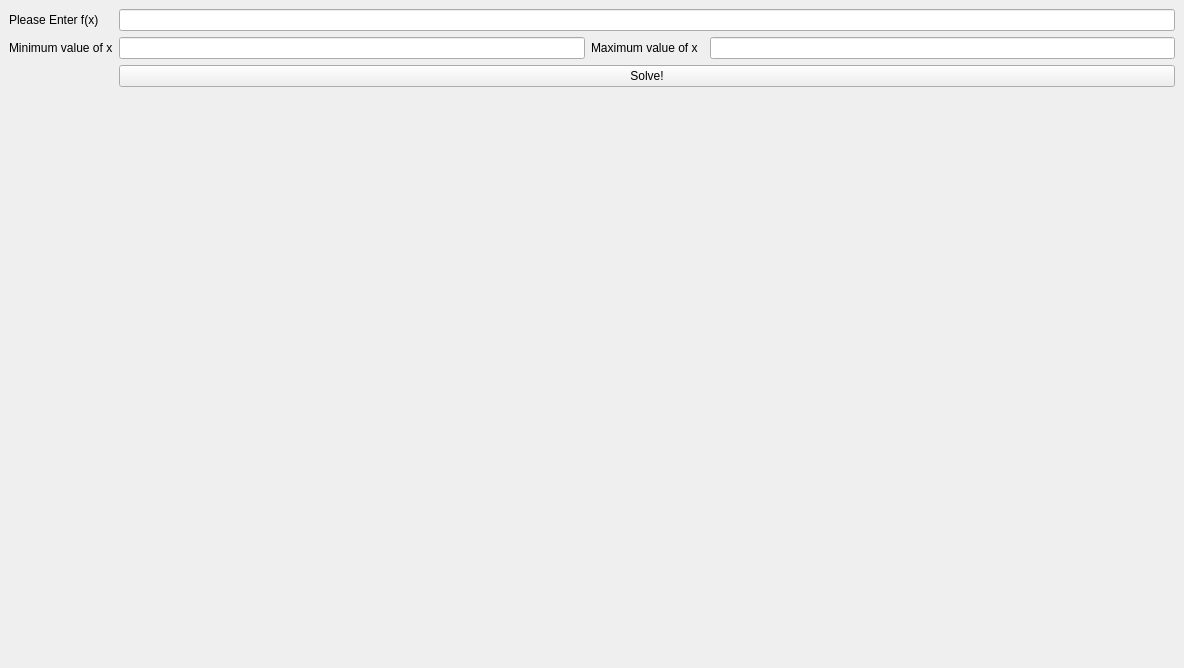
<?xml version="1.0" encoding="UTF-8"?>
<ui version="4.0">
 <class>MainWindow</class>
 <widget class="QMainWindow" name="MainWindow">
  <property name="geometry">
   <rect>
    <x>0</x>
    <y>0</y>
    <width>1184</width>
    <height>668</height>
   </rect>
  </property>
  <property name="windowTitle">
   <string>MainWindow</string>
  </property>
  <widget class="QWidget" name="centralwidget">
   <layout class="QGridLayout" name="gridLayout">
    <item row="6" column="4" colspan="4">
     <widget class="QCustomPlot" name="customPlot" native="true">
      <property name="sizePolicy">
       <sizepolicy hsizetype="Expanding" vsizetype="Expanding">
        <horstretch>0</horstretch>
        <verstretch>0</verstretch>
       </sizepolicy>
      </property>
     </widget>
    </item>
    <item row="5" column="4" colspan="4">
     <widget class="QPushButton" name="Solve">
      <property name="sizePolicy">
       <sizepolicy hsizetype="Preferred" vsizetype="Preferred">
        <horstretch>0</horstretch>
        <verstretch>0</verstretch>
       </sizepolicy>
      </property>
      <property name="text">
       <string>Solve!</string>
      </property>
     </widget>
    </item>
    <item row="4" column="4">
     <widget class="QLineEdit" name="minimumLine">
      <property name="sizePolicy">
       <sizepolicy hsizetype="Expanding" vsizetype="Preferred">
        <horstretch>0</horstretch>
        <verstretch>0</verstretch>
       </sizepolicy>
      </property>
     </widget>
    </item>
    <item row="4" column="7">
     <widget class="QLineEdit" name="maximumLine">
      <property name="sizePolicy">
       <sizepolicy hsizetype="Expanding" vsizetype="Preferred">
        <horstretch>0</horstretch>
        <verstretch>0</verstretch>
       </sizepolicy>
      </property>
     </widget>
    </item>
    <item row="4" column="0">
     <widget class="QLabel" name="minimumLabel">
      <property name="sizePolicy">
       <sizepolicy hsizetype="Maximum" vsizetype="Preferred">
        <horstretch>0</horstretch>
        <verstretch>0</verstretch>
       </sizepolicy>
      </property>
      <property name="text">
       <string>Minimum value of x</string>
      </property>
     </widget>
    </item>
    <item row="4" column="5">
     <widget class="QLabel" name="maximumLabel">
      <property name="sizePolicy">
       <sizepolicy hsizetype="Minimum" vsizetype="Preferred">
        <horstretch>0</horstretch>
        <verstretch>0</verstretch>
       </sizepolicy>
      </property>
      <property name="text">
       <string>Maximum value of x</string>
      </property>
     </widget>
    </item>
    <item row="0" column="0">
     <widget class="QLabel" name="functionLabel">
      <property name="sizePolicy">
       <sizepolicy hsizetype="Minimum" vsizetype="Preferred">
        <horstretch>0</horstretch>
        <verstretch>0</verstretch>
       </sizepolicy>
      </property>
      <property name="text">
       <string>Please Enter f(x)</string>
      </property>
     </widget>
    </item>
    <item row="0" column="4" colspan="4">
     <widget class="QLineEdit" name="equationLine">
      <property name="sizePolicy">
       <sizepolicy hsizetype="Expanding" vsizetype="Preferred">
        <horstretch>0</horstretch>
        <verstretch>0</verstretch>
       </sizepolicy>
      </property>
     </widget>
    </item>
   </layout>
  </widget>
 </widget>
 <customwidgets>
  <customwidget>
   <class>QCustomPlot</class>
   <extends>QWidget</extends>
   <header>qcustomplot.h</header>
   <container>1</container>
  </customwidget>
 </customwidgets>
 <resources/>
 <connections/>
</ui>
